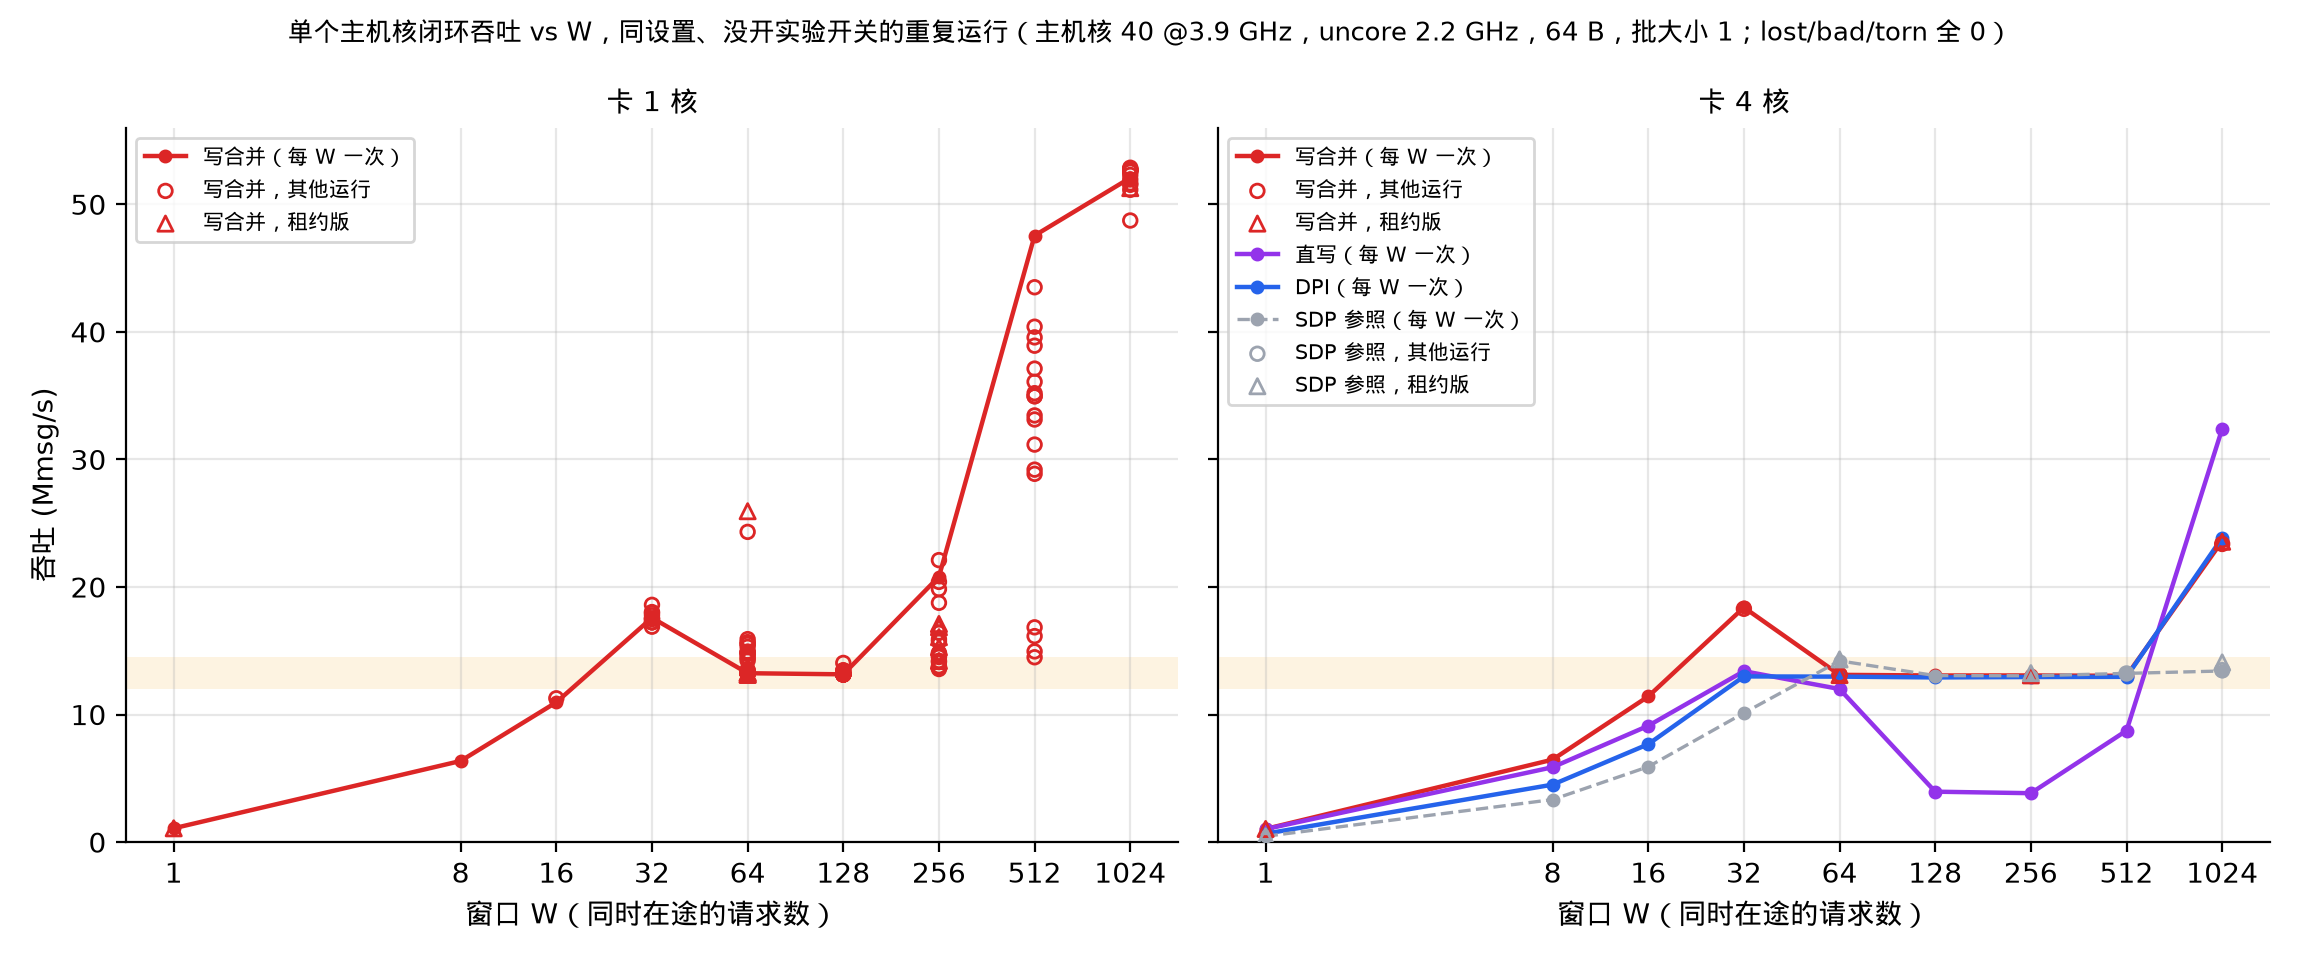

The script that drew this image:
"""MRV-44: single-host-core closed loop, throughput vs window W for each reply path, with the
verified repeats under the same settings and no experiment flag in use (MRV-17 data, logs/mrv17-2026-11-17/runs.jsonl). Host core 40 at 3.9 GHz,
uncore 2.2 GHz; 64 B, batch 1.

- Lines, filled points: the `OFFICIAL` sweep (card /root/bench/inline_reflector of 2026-11-13,
  host inline_pingpong of the MRV-17 change from the main checkout), one run per point.
- Hollow circles: every other run with the same card program and card arguments and the MRV-17
  host code without an experiment flag in use: `ALT`, `E1` (under `perf stat` counting), `LANDED
  ... noprobe`, `CAP ... cap32` (32 = the default reply cap), `Xbin ... nov13`.
- Triangles: the lease build on both sides (jj change kkvvxrou: `LEASE H1`).
- Direct paths in colour; SDP is the grey reference line (MRV-49).

    uv run --with matplotlib python docs/figures/mrv-44-throughput-vs-w.py [runs.jsonl]
"""
import json
import re
import sys
from collections import defaultdict
from pathlib import Path

from mrvplot import plt, save

ROOT = Path(__file__).resolve().parents[2]
runs = Path(sys.argv[1]) if len(sys.argv) > 1 else ROOT / "logs/mrv17-2026-11-17/runs.jsonl"

CARD = "/root/bench/inline_reflector"
MAIN_HOST = "/home/hongtao/dev/marvell/testbed/target/release/inline_pingpong"
TX_HOST = "/tmp/mrv17/tx/release/inline_pingpong"
PATHS = {  # reply path -> (label, colour, line style)
    "wc": ("写合并", "#dc2626", "-"),
    "store": ("直写", "#9333ea", "-"),
    "dpi": ("DPI", "#2563eb", "-"),
    "sdp": ("SDP 参照", "#9ca3af", "--"),
}


def path_of(card_args, host_cmd):
    if "--store-wc" in card_args:
        return "wc"
    if "--store" in card_args:
        return "store"
    if "--dma" in card_args:
        return "dpi"
    return "sdp" if "rx_poll_mem=1" in host_cmd else None  # SDP reference: the rx_poll_mem=1 line only


def verified(r):
    h = r["host"][0]
    assert r.get("rc", 0) == 0 and h["lost"] == h["bad"] == h["torn"] == 0, r["tag"]
    return int(h["window"]), h["mmsg"]


official = defaultdict(dict)  # (path, cores) -> {W: Mmsg/s}
repeats = defaultdict(list)  # (path, cores) -> [(W, Mmsg/s)]
lease = defaultdict(list)
for line in runs.read_text().splitlines():
    r = json.loads(line)
    if r.get("rc", 0) != 0 or not r.get("host") or not r.get("card_cmd"):
        continue
    tag, card_cmd, host_cmd = r["tag"], r["card_cmd"] + " ", r["host_cmd"]
    card, card_args = card_cmd.split()[0], card_cmd.split(" -- ")[1] if " -- " in card_cmd else ""
    cores = 4 if " -l 3-6 " in card_cmd else 1 if " -l 3 " in card_cmd else None
    path = path_of(card_args, host_cmd)
    if cores is None or path is None or "--poll-gap-ns" in card_cmd + host_cmd:
        continue
    if re.match(r"OFFICIAL (wc|store|dpi|sdp mempoll) n[14] H1$", tag):
        assert card == CARD and host_cmd.startswith(MAIN_HOST + " "), tag
        w, v = verified(r)
        official[(path, cores)][w] = v
    elif re.match(r"(ALT |E1 |LANDED .* noprobe |CAP .* cap32$|Xbin .* nov13$)", tag):
        host = next(t for t in host_cmd.split() if t.endswith("inline_pingpong"))
        assert card == CARD and host in (MAIN_HOST, TX_HOST), tag
        assert "--sample-card-next" not in host_cmd and not re.search(r"--reply-cap (?!32\b)", host_cmd), tag
        repeats[(path, cores)].append(verified(r))
    elif re.match(r"LEASE H1 ", tag):
        assert card.endswith("inline_reflector-mrv17-lease") and "--host-lcores 1" in host_cmd, tag
        lease[(path, cores)].append(verified(r))
assert len(official) == 5 and all(len(v) == 9 for v in official.values()), {k: len(v) for k, v in official.items()}

fig, axes = plt.subplots(1, 2, figsize=(11.5, 4.8), sharey=True)
for ax, cores in zip(axes, (1, 4)):
    ax.axhspan(12, 14.5, color="#f59e0b", alpha=0.12, lw=0)
    for path, (label, color, ls) in PATHS.items():
        pts = official.get((path, cores))
        if pts:
            ws = sorted(pts)
            ax.plot(ws, [pts[w] for w in ws], marker="o", ms=4, color=color, linestyle=ls, lw=1.6 if path != "sdp" else 1.2,
                    label=f"{label}（每 W 一次）", zorder=3)
        if repeats.get((path, cores)):
            xs, ys = zip(*repeats[(path, cores)])
            ax.scatter(xs, ys, s=24, facecolors="none", edgecolors=color, lw=1, zorder=4, label=f"{label}，其他运行")
        if lease.get((path, cores)):
            xs, ys = zip(*lease[(path, cores)])
            ax.scatter(xs, ys, s=30, marker="^", facecolors="none", edgecolors=color, lw=1, zorder=4, label=f"{label}，租约版")
    ax.set_xscale("log", base=2)
    ax.set_xticks([1, 8, 16, 32, 64, 128, 256, 512, 1024], labels=["1", "8", "16", "32", "64", "128", "256", "512", "1024"])
    ax.set_xlabel("窗口 W（同时在途的请求数）")
    ax.set_title(f"卡 {cores} 核", fontsize=10)
    ax.set_ylim(0, 56)
    ax.legend(fontsize=7.5, loc="upper left")
axes[0].set_ylabel("吞吐 (Mmsg/s)")
fig.suptitle("单个主机核闭环吞吐 vs W，同设置、没开实验开关的重复运行（主机核 40 @3.9 GHz，uncore 2.2 GHz，64 B，批大小 1；lost/bad/torn 全 0）",
             fontsize=9.5)
print(save(fig, "mrv-44-throughput-vs-w"))
